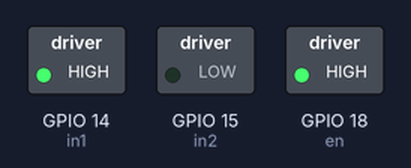
Simulated run of this program. Board: Raspberry Pi (BCM pin numbers). Shown: switched loads named in the program (green lamp = pin HIGH). What the program prints to the terminal is not drawn.

Above: at 0.1 s.
Timing chart, 0 to 1.6 s (numbered marks = the images above):
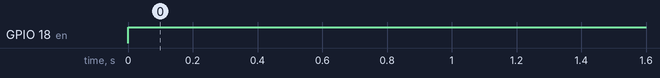

The program:

motor_dc.py
```python
import RPi.GPIO as GPIO
from time import sleep

in1 = 14
in2 = 15
en = 18
DutyCycle = 100

GPIO.setmode(GPIO.BCM)
GPIO.setup(in1,GPIO.OUT)
GPIO.setup(in2,GPIO.OUT)
GPIO.setup(en,GPIO.OUT)
GPIO.output(in1,GPIO.HIGH)
GPIO.output(in2,GPIO.LOW)
p=GPIO.PWM(en,1000)

p.start(0)


while(1):
        p.ChangeDutyCycle(DutyCycle)
        print("Duty Cycle", DutyCycle)
        sleep(0.0)
```

Measured:
- by itself, GPIO 18 (en): LOW → HIGH at 0.00 s
